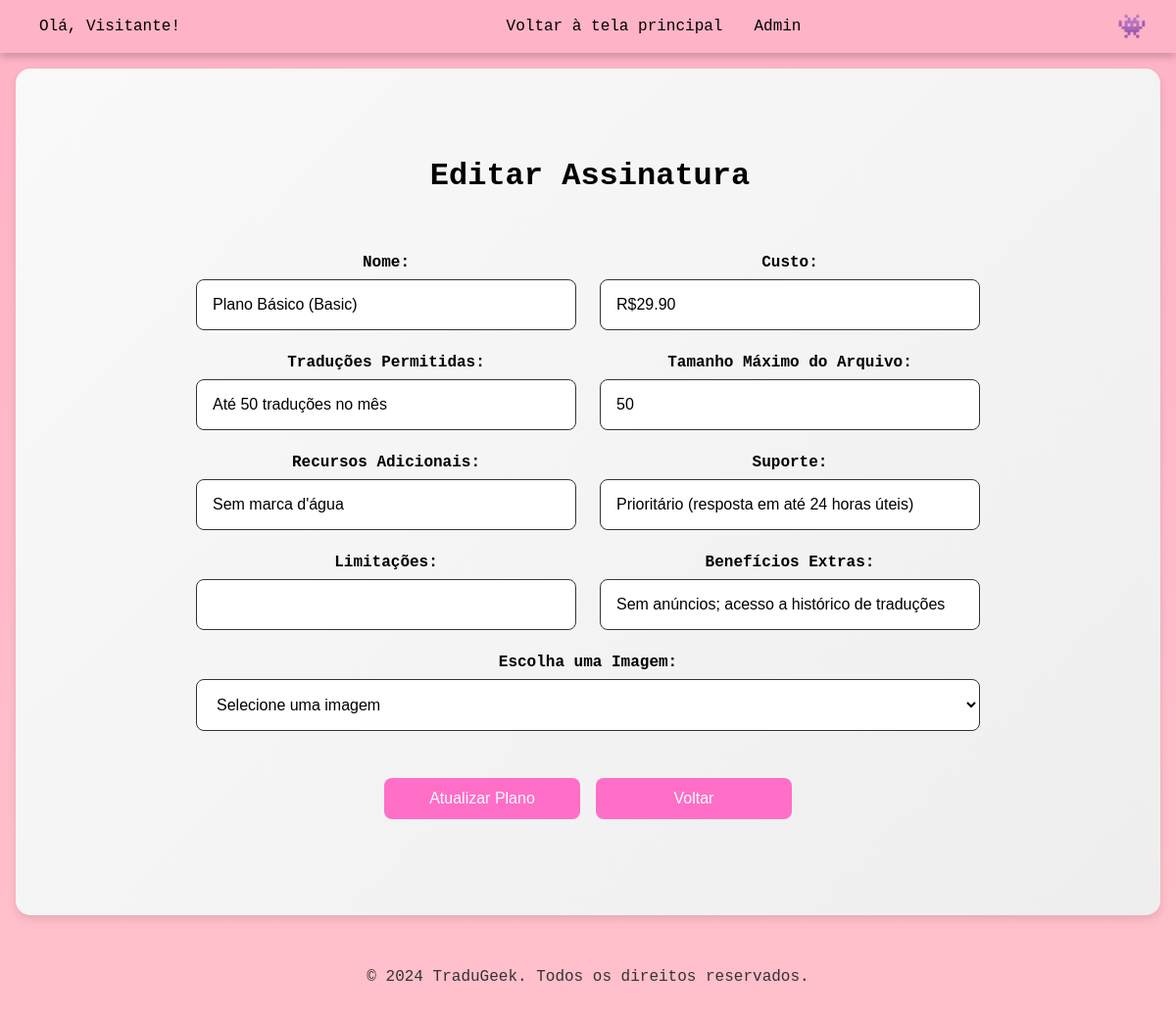
/editar_assinatura.php?idassinatura=2, run on the app's committed database.
### tables this page shows
CREATE TABLE IF NOT EXISTS `assinatura` (
    `idassinatura` INT(11) NOT NULL AUTO_INCREMENT,
    `nome` VARCHAR(55) NULL DEFAULT NULL,
    `custo` VARCHAR(45) NULL DEFAULT NULL,
    `traduPermitidas` VARCHAR(45) NULL DEFAULT NULL,
    `maxArquivos` VARCHAR(45) NULL DEFAULT NULL,
    `recursos` VARCHAR(255) NULL DEFAULT NULL,
    `suporte` VARCHAR(45) NULL DEFAULT NULL,
    `limitacoes` VARCHAR(255) NULL DEFAULT NULL,
    `beneficiosExtras` VARCHAR(255) NULL DEFAULT NULL,
    `imagem` VARCHAR(255) NULL DEFAULT NULL,
    PRIMARY KEY (`idassinatura`)
);

### editar_assinatura.php (the view, shortened to what this page needs)
<?php
require_once "c.php";
if (isset($_GET['idassinatura'])) {
    $idassinatura = $_GET['idassinatura'];
    $idassinatura = mysqli_real_escape_string($conexao, $idassinatura);
    $sql = "SELECT idassinatura, nome, custo, traduPermitidas, maxArquivos, recursos, suporte, limitacoes, beneficiosExtras, imagem FROM assinatura WHERE idassinatura = $idassinatura";
    $result = mysqli_query($conexao, $sql);
    if ($result && mysqli_num_rows($result) > 0) {
        $row = mysqli_fetch_assoc($result);
        $nome = htmlspecialchars($row['nome']);
        $custo = htmlspecialchars($row['custo']);
        $traduPermitidas = htmlspecialchars($row['traduPermitidas']);
        $maxArquivos = htmlspecialchars($row['maxArquivos']);
        $recursos = htmlspecialchars($row['recursos']);
        $suporte = htmlspecialchars($row['suporte']);
        $limitacoes = htmlspecialchars($row['limitacoes']);
        $beneficiosExtras = htmlspecialchars($row['beneficiosExtras']);
    } else {
        echo "Plano não encontrado.";
        exit;
    }
}
?>
<!DOCTYPE html>
<html lang="pt-BR">
<head>
    <link rel="stylesheet" href="css\editarAssinatura.css">
</head>
<body>
    <header>
        <nav class="barraNav">
            <span class="olaUsuario">
                <?php
                if (isset($_SESSION['usuario']) && $_SESSION['online']) {
                    echo "Olá, " . htmlspecialchars($_SESSION['usuario']) . "!";
                } else {
                    echo "Olá, Visitante!";
                }
                ?>
            </span>
            <ul>
              <li><a href="index.php">Voltar à tela principal</a></li>
                <li><a href="admin.php">Admin</a></li>
            </ul>
            <button class="mudarTema" id="altTema" title="Alternar Tema">☀️</button>
        </nav>
    </header>
 <main>
<div class="signup-container">
    <div class="signup-box">
        <h2 id="typing">Editar Assinatura</h2>
        <form method="POST" action="editar_assinatura.php?idassinatura=<?php echo $idassinatura; ?>">
            <div class="form-group">
                <label for="nome">Nome:</label>
                <input type="text" name="nome" value="<?php echo $nome; ?>" required />
            </div>
            <div class="form-group">
                <label for="custo">Custo:</label>
                <input type="text" name="custo" value="<?php echo $custo; ?>" required />
            </div>
            <div class="form-group">
                <label for="traduPermitidas">Traduções Permitidas:</label>
                <input type="text" name="traduPermitidas" value="<?php echo $traduPermitidas; ?>" required />
            </div>
            <div class="form-group">
                <label for="maxArquivos">Tamanho Máximo do Arquivo:</label>
                <input type="text" name="maxArquivos" value="<?php echo $maxArquivos; ?>" required />
            </div>
            <div class="form-group">
                <label for="recursos">Recursos Adicionais:</label>
                <input type="text" name="recursos" value="<?php echo $recursos; ?>" required />
            </div>
            <div class="form-group">
                <label for="suporte">Suporte:</label>
                <input type="text" name="suporte" value="<?php echo $suporte; ?>" required />
            </div>
            <div class="form-group">
                <label for="limitacoes">Limitações:</label>
                <input type="text" name="limitacoes" value="<?php echo $limitacoes; ?>" required />
            </div>
            <div class="form-group">
                <label for="beneficiosExtras">Benefícios Extras:</label>
                <input type="text" name="beneficiosExtras" value="<?php echo $beneficiosExtras; ?>" />
            </div>
            <div class="form-group">
                <label for="imagem">Escolha uma Imagem:</label>
                <select name="imagem_selecionada">
                    <option value="">Selecione uma imagem</option>
                </select>
            </div>
            <div class="form-buttons">
                <input type="submit" value="Atualizar Plano" />
                <input type="button" value="Voltar" onclick="location.href='admin.php'" />
            </div>
        </form>
    </div>
</div>
</main>
<footer>
        <div class="footer-content">
            <p>© 2024 TraduGeek. Todos os direitos reservados.</p>
        </div>
    </footer>
</body>
</html>

### data on the page
assinatura: nome "Plano Básico (Basic)", custo "R$29.90", traduPermitidas "Até 50 traduções no mês", maxArquivos "50", recursos "Sem marca d'água", suporte "Prioritário (resposta em até 24 horas úteis)", beneficiosExtras "Sem anúncios; acesso a histórico de traduções"
